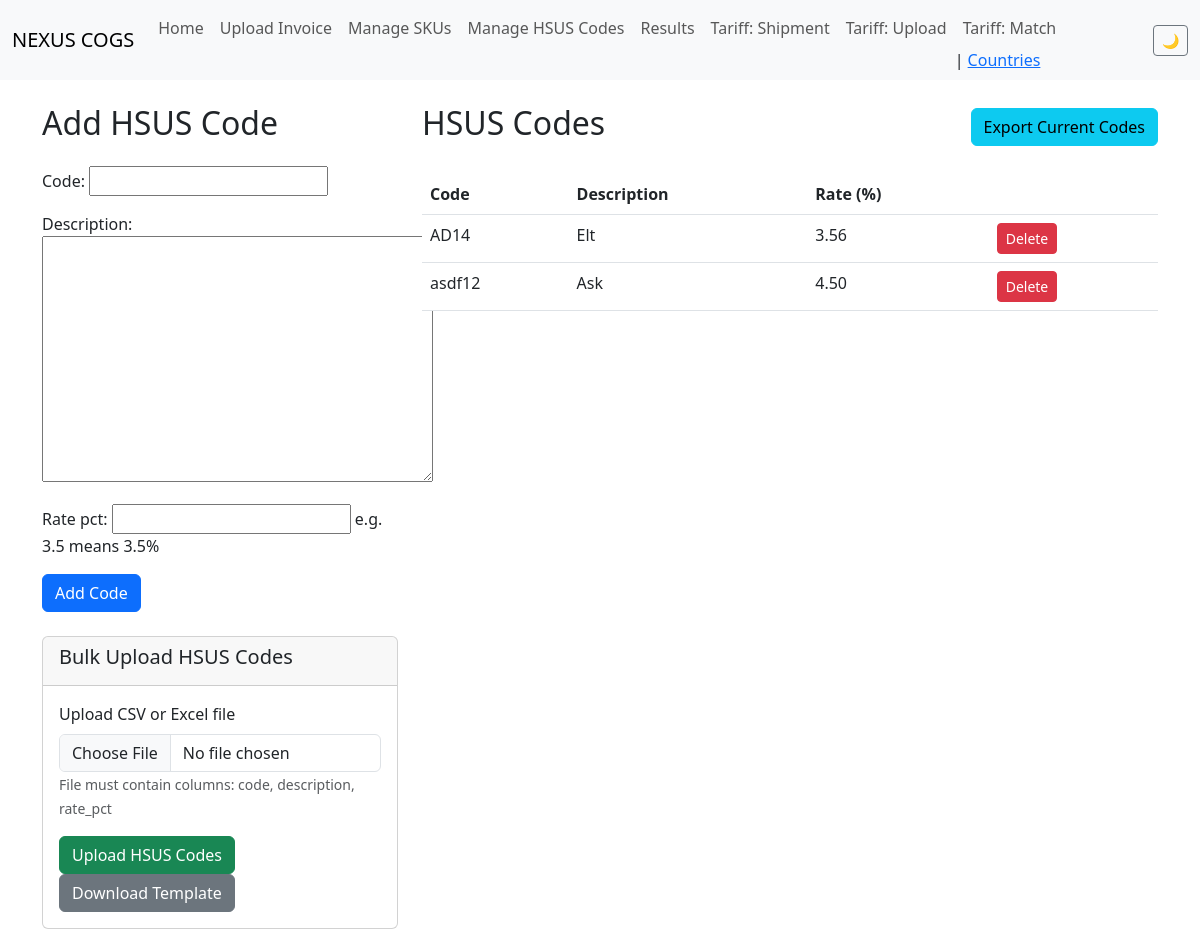
/legacy/hsus/ (signed in), run on an earlier commit of the app's database.
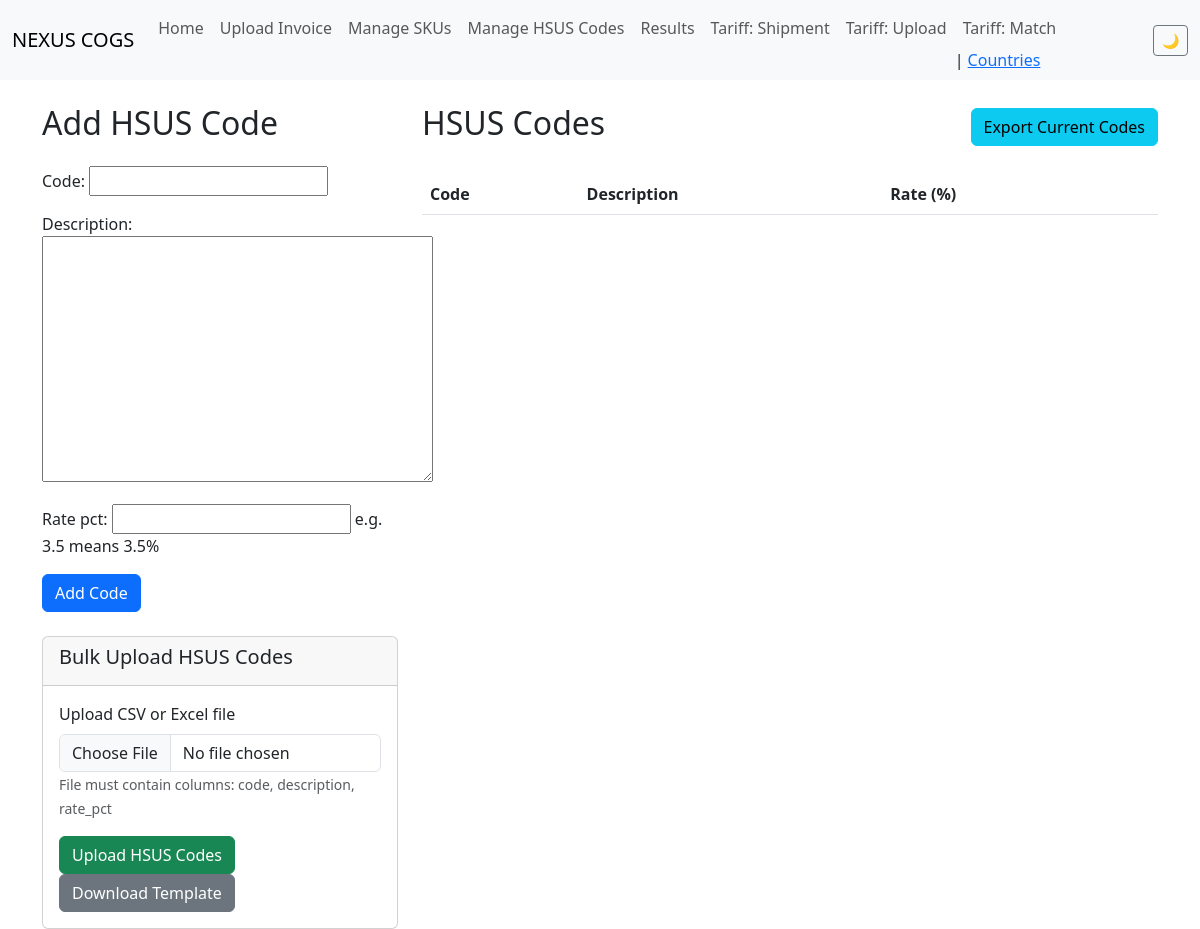
And on a later commit of the database.
### cogs/models.py (models this page shows, shortened)
class HSUSCode(models.Model):
    code = models.CharField(max_length=20, unique=True)
    description = models.TextField()
    rate_pct = models.DecimalField(max_digits=5, decimal_places=2, help_text="e.g. 3.5 means 3.5%")

### cogs/views.py (the view)
# urls.py: path('hsus/', views.hsus_code_list, name='hsus_code_list'),
@login_required
def hsus_code_list(request):
    if request.method == 'POST':
        form = HSUSCodeForm(request.POST)
        if form.is_valid():
            form.save()
            messages.success(request, 'HSUS code added successfully')
            return redirect('hsus_code_list')
    else:
        form = HSUSCodeForm()
    codes = HSUSCode.objects.all()
    return render(request, 'hsus_code_list.html', {'form': form, 'codes': codes})

### cogs/forms.py
class HSUSCodeForm(forms.ModelForm):
    class Meta:
        model = HSUSCode
        fields = ['code', 'description', 'rate_pct']

### templates/hsus_code_list.html (shortened to what this page needs)
{% extends 'base.html' %}
{% block content %}
<div class="row">
    <div class="col-md-4">
        <h2 class="mb-4">Add HSUS Code</h2>
        <form method="post">
            {{ form.as_p }}
            <button type="submit" class="btn btn-primary">Add Code</button>
        </form>
        <div class="card mt-4">
            <div class="card-header">
                <h5>Bulk Upload HSUS Codes</h5>
            </div>
            <div class="card-body">
                <form method="post" enctype="multipart/form-data" action="{% url 'hsus_bulk_upload' %}">
                    <div class="mb-3">
                        <label for="hsus_file" class="form-label">Upload CSV or Excel file</label>
                        <input type="file" class="form-control" id="hsus_file" name="file" accept=".csv,.xlsx,.xls" required>
                        <small class="text-muted">File must contain columns: code, description, rate_pct</small>
                    </div>
                    <button type="submit" class="btn btn-success">Upload HSUS Codes</button>
                    <a href="{% url 'download_hsus_template' %}" class="btn btn-secondary">Download Template</a>
                </form>
            </div>
        </div>
    </div>
    <div class="col-md-8">
        <div class="d-flex justify-content-between align-items-center mb-4">
            <h2>HSUS Codes</h2>
            <a href="{% url 'export_hsus_codes' %}" class="btn btn-info">Export Current Codes</a>
        </div>
        <table class="table">
            <thead>
                <tr>
                    <th>Code</th>
                    <th>Description</th>
                    <th>Rate (%)</th>
                    <th></th>
                </tr>
            </thead>
            <tbody>
                {% for code in codes %}
                <tr>
                    <td>{{ code.code }}</td>
                    <td>{{ code.description }}</td>
                    <td>{{ code.rate_pct }}</td>
                    <td>
                        <a href="{% url 'hsus_code_delete' code.pk %}" class="btn btn-danger btn-sm">Delete</a>
                    </td>
                </tr>
                {% endfor %}
            </tbody>
        </table>
    </div>
</div>
{% endblock %}

What changed in the data, as far as the page shows it:
removed HSUSCode: code "AD14", description "Elt", rate_pct "3.56"
removed HSUSCode: code "asdf12", description "Ask", rate_pct "4.50"
